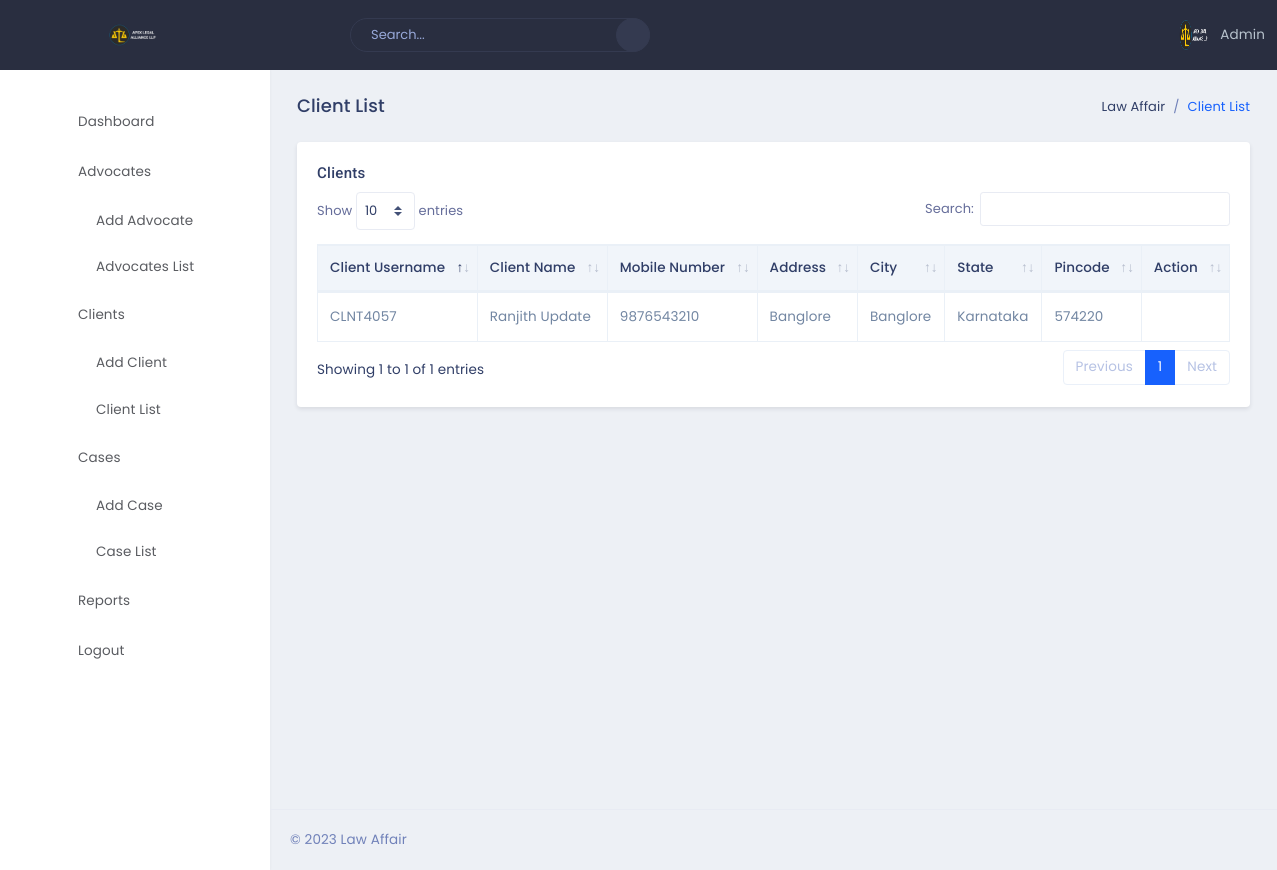
Page /admin/client_list.php (signed in) on the committed database.
### tables this page shows
CREATE TABLE `clients` (
  `id` int(11) NOT NULL,
  `name` varchar(50) NOT NULL,
  `mobile_number` varchar(20) NOT NULL,
  `photo_name` varchar(100) DEFAULT NULL,
  `address` varchar(200) NOT NULL,
  `document_name` varchar(100) DEFAULT NULL,
  `username` varchar(50) NOT NULL,
  `created_at` timestamp NOT NULL DEFAULT current_timestamp(),
  `updated_at` timestamp NOT NULL DEFAULT current_timestamp() ON UPDATE current_timestamp(),
  `city` varchar(100) NOT NULL,
  `state` varchar(100) NOT NULL,
  `pincode` varchar(100) NOT NULL
);

### admin/client_list.php (the view, shortened to what this page needs)
<?php
require("top-navbar.php");
?>
<div class="page-wrapper">
    <div class="page-content">
        <div class="container-fluid">
            <div class="row">
                <div class="col-sm-12">
                    <div class="page-title-box">
                        <div class="float-right">
                            <ol class="breadcrumb">
                                <li class="breadcrumb-item"><a href="dashboard.php">Law Affair</a></li>
                                <li class="breadcrumb-item active">Client List</li>
                            </ol>
                        </div>
                        <h4 class="page-title">Client List</h4>
                    </div>
                </div>
            </div>
            <div class="row">
                <div class="col-lg-12 col-sm-12">
                    <div class="card">
                        <div class="card-body table-responsive">
                            <h4 class="mt-0 header-title">Clients</h4>
                            <div class="">
                            <table id="datatable2"
                                class="table table-striped table-bordered dt-responsive nowrap"
                                style="border-collapse: collapse; border-spacing: 0; width: 100%;">
                                <thead>
                                    <tr>
                                        <th>Client Username</th>
                                        <th>Client Name</th>
                                        <th>Mobile Number</th>
                                        <th>Address</th>
                                        <th>City</th>
                                        <th>State</th>
                                        <th>Pincode</th>
                                        <th>Action</th>
                                    </tr>
                                </thead>
                                <tbody>
                                    <?php
                                    require_once 'config/config.php';
                                    try {
                                        $conn = new PDO("mysql:host=$servername;dbname=$dbname", $username, $password);
                                        $conn->setAttribute(PDO::ATTR_ERRMODE, PDO::ERRMODE_EXCEPTION);
                                        $stmt = $conn->prepare("SELECT * FROM clients");
                                        $stmt->execute();
                                        while ($row = $stmt->fetch(PDO::FETCH_ASSOC)) {
                                            echo '<tr>';
                                            echo '<td>' . htmlspecialchars($row["username"]) . '</td>';
                                            echo '<td>' . htmlspecialchars($row["name"]) . '</td>';
                                            echo '<td>' . htmlspecialchars($row["mobile_number"]) . '</td>';
                                            echo '<td>' . htmlspecialchars($row["address"]) . '</td>';
                                            echo '<td>' . htmlspecialchars($row["city"]) . '</td>';
                                            echo '<td>' . htmlspecialchars($row["state"]) . '</td>';
                                            echo '<td>' . htmlspecialchars($row["pincode"]) . '</td>';
                                            echo '<td>';
                                            echo '</td>';
                                            echo '</tr>';
                                        }
                                    } catch (PDOException $e) {
                                        echo "Error: " . $e->getMessage();
                                    }
                                    ?>
                                </tbody>
                            </table>
                            </div>
                        </div>
                    </div>
                </div>
            </div>
        </div>
        <footer class="footer text-center text-sm-left">
            &copy; 2023 Law Affair
        </footer>
    </div>
</div>
<link href="plugins/sweet-alert2/sweetalert2.min.css" rel="stylesheet" type="text/css">
<link href="plugins/animate/animate.css" rel="stylesheet" type="text/css">
</body>
</html>

### rows in the picture
clients: username "CLNT4057", name "Ranjith Update", mobile_number "9876543210", address "Banglore", city "Banglore", state "Karnataka", pincode "574220"
